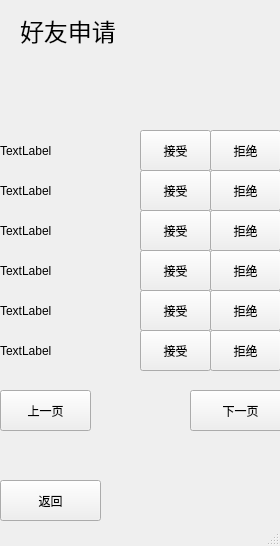
<?xml version="1.0" encoding="UTF-8"?>
<ui version="4.0">
 <class>MainWindow</class>
 <widget class="QMainWindow" name="MainWindow">
  <property name="geometry">
   <rect>
    <x>0</x>
    <y>0</y>
    <width>280</width>
    <height>546</height>
   </rect>
  </property>
  <property name="windowTitle">
   <string>MainWindow</string>
  </property>
  <widget class="QWidget" name="centralwidget">
   <widget class="QLabel" name="title">
    <property name="geometry">
     <rect>
      <x>20</x>
      <y>10</y>
      <width>151</width>
      <height>41</height>
     </rect>
    </property>
    <property name="font">
     <font>
      <pointsize>18</pointsize>
     </font>
    </property>
    <property name="text">
     <string>好友申请</string>
    </property>
   </widget>
   <widget class="QPushButton" name="return_button">
    <property name="geometry">
     <rect>
      <x>0</x>
      <y>480</y>
      <width>101</width>
      <height>41</height>
     </rect>
    </property>
    <property name="text">
     <string>返回</string>
    </property>
   </widget>
   <widget class="QPushButton" name="addButton_1">
    <property name="geometry">
     <rect>
      <x>140</x>
      <y>130</y>
      <width>71</width>
      <height>41</height>
     </rect>
    </property>
    <property name="styleSheet">
     <string notr="true"/>
    </property>
    <property name="text">
     <string>接受</string>
    </property>
   </widget>
   <widget class="QPushButton" name="addButton_2">
    <property name="geometry">
     <rect>
      <x>140</x>
      <y>170</y>
      <width>71</width>
      <height>41</height>
     </rect>
    </property>
    <property name="styleSheet">
     <string notr="true"/>
    </property>
    <property name="text">
     <string>接受</string>
    </property>
   </widget>
   <widget class="QPushButton" name="addButton_3">
    <property name="geometry">
     <rect>
      <x>140</x>
      <y>210</y>
      <width>71</width>
      <height>41</height>
     </rect>
    </property>
    <property name="styleSheet">
     <string notr="true"/>
    </property>
    <property name="text">
     <string>接受</string>
    </property>
   </widget>
   <widget class="QPushButton" name="addButton_4">
    <property name="geometry">
     <rect>
      <x>140</x>
      <y>250</y>
      <width>71</width>
      <height>41</height>
     </rect>
    </property>
    <property name="styleSheet">
     <string notr="true"/>
    </property>
    <property name="text">
     <string>接受</string>
    </property>
   </widget>
   <widget class="QPushButton" name="addButton_5">
    <property name="geometry">
     <rect>
      <x>140</x>
      <y>290</y>
      <width>71</width>
      <height>41</height>
     </rect>
    </property>
    <property name="styleSheet">
     <string notr="true"/>
    </property>
    <property name="text">
     <string>接受</string>
    </property>
   </widget>
   <widget class="QPushButton" name="addButton_6">
    <property name="geometry">
     <rect>
      <x>140</x>
      <y>330</y>
      <width>71</width>
      <height>41</height>
     </rect>
    </property>
    <property name="styleSheet">
     <string notr="true"/>
    </property>
    <property name="text">
     <string>接受</string>
    </property>
   </widget>
   <widget class="QPushButton" name="prevPageButton">
    <property name="geometry">
     <rect>
      <x>0</x>
      <y>390</y>
      <width>91</width>
      <height>41</height>
     </rect>
    </property>
    <property name="text">
     <string>上一页</string>
    </property>
   </widget>
   <widget class="QPushButton" name="nextPageButton">
    <property name="geometry">
     <rect>
      <x>190</x>
      <y>390</y>
      <width>101</width>
      <height>41</height>
     </rect>
    </property>
    <property name="text">
     <string>下一页</string>
    </property>
   </widget>
   <widget class="QPushButton" name="declineButton_5">
    <property name="geometry">
     <rect>
      <x>210</x>
      <y>290</y>
      <width>71</width>
      <height>41</height>
     </rect>
    </property>
    <property name="styleSheet">
     <string notr="true"/>
    </property>
    <property name="text">
     <string>拒绝</string>
    </property>
   </widget>
   <widget class="QPushButton" name="declineButton_1">
    <property name="geometry">
     <rect>
      <x>210</x>
      <y>130</y>
      <width>71</width>
      <height>41</height>
     </rect>
    </property>
    <property name="styleSheet">
     <string notr="true"/>
    </property>
    <property name="text">
     <string>拒绝</string>
    </property>
   </widget>
   <widget class="QPushButton" name="declineButton_3">
    <property name="geometry">
     <rect>
      <x>210</x>
      <y>210</y>
      <width>71</width>
      <height>41</height>
     </rect>
    </property>
    <property name="styleSheet">
     <string notr="true"/>
    </property>
    <property name="text">
     <string>拒绝</string>
    </property>
   </widget>
   <widget class="QPushButton" name="declineButton_4">
    <property name="geometry">
     <rect>
      <x>210</x>
      <y>250</y>
      <width>71</width>
      <height>41</height>
     </rect>
    </property>
    <property name="styleSheet">
     <string notr="true"/>
    </property>
    <property name="text">
     <string>拒绝</string>
    </property>
   </widget>
   <widget class="QPushButton" name="declineButton_2">
    <property name="geometry">
     <rect>
      <x>210</x>
      <y>170</y>
      <width>71</width>
      <height>41</height>
     </rect>
    </property>
    <property name="styleSheet">
     <string notr="true"/>
    </property>
    <property name="text">
     <string>拒绝</string>
    </property>
   </widget>
   <widget class="QPushButton" name="declineButton_6">
    <property name="geometry">
     <rect>
      <x>210</x>
      <y>330</y>
      <width>71</width>
      <height>41</height>
     </rect>
    </property>
    <property name="styleSheet">
     <string notr="true"/>
    </property>
    <property name="text">
     <string>拒绝</string>
    </property>
   </widget>
   <widget class="QLabel" name="friend_1">
    <property name="geometry">
     <rect>
      <x>0</x>
      <y>130</y>
      <width>141</width>
      <height>41</height>
     </rect>
    </property>
    <property name="text">
     <string>TextLabel</string>
    </property>
   </widget>
   <widget class="QLabel" name="friend_2">
    <property name="geometry">
     <rect>
      <x>0</x>
      <y>170</y>
      <width>141</width>
      <height>41</height>
     </rect>
    </property>
    <property name="text">
     <string>TextLabel</string>
    </property>
   </widget>
   <widget class="QLabel" name="friend_3">
    <property name="geometry">
     <rect>
      <x>0</x>
      <y>210</y>
      <width>141</width>
      <height>41</height>
     </rect>
    </property>
    <property name="text">
     <string>TextLabel</string>
    </property>
   </widget>
   <widget class="QLabel" name="friend_4">
    <property name="geometry">
     <rect>
      <x>0</x>
      <y>250</y>
      <width>141</width>
      <height>41</height>
     </rect>
    </property>
    <property name="text">
     <string>TextLabel</string>
    </property>
   </widget>
   <widget class="QLabel" name="friend_5">
    <property name="geometry">
     <rect>
      <x>0</x>
      <y>290</y>
      <width>141</width>
      <height>41</height>
     </rect>
    </property>
    <property name="text">
     <string>TextLabel</string>
    </property>
   </widget>
   <widget class="QLabel" name="friend_6">
    <property name="geometry">
     <rect>
      <x>0</x>
      <y>330</y>
      <width>141</width>
      <height>41</height>
     </rect>
    </property>
    <property name="text">
     <string>TextLabel</string>
    </property>
   </widget>
  </widget>
  <widget class="QStatusBar" name="statusbar"/>
 </widget>
 <resources/>
 <connections/>
</ui>
